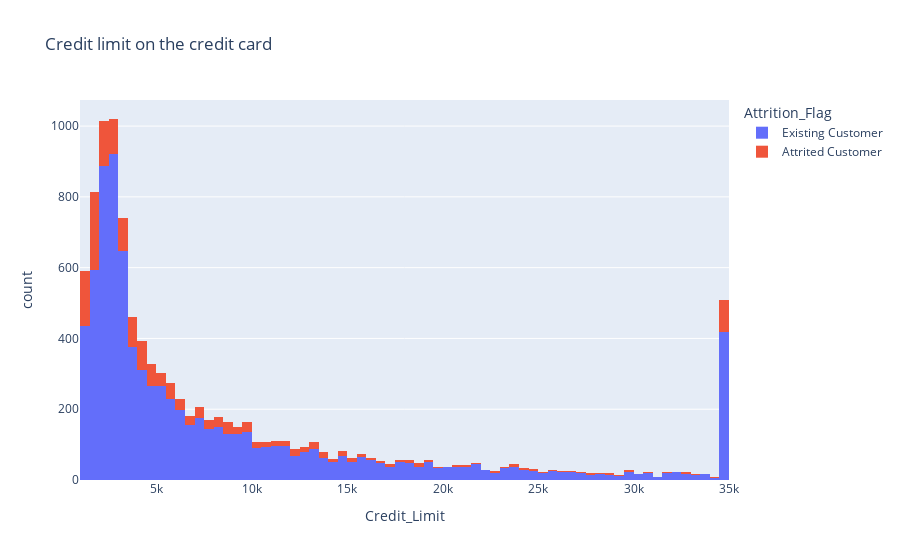

Here is the notebook cell this chart was saved with:
### Markdown cell above
Pelanggan yang berhenti berlangganan cenderung memiliki lebih banyak bulan tidak aktif, tetapi distribusinya lebih terkonsentrasi pada bulan tidak aktif selama 1-4 bulan (meskipun ini mungkin disebabkan oleh ukuran sampel yang kecil)

### Code cell
fig = plx.histogram(data, x="Credit_Limit", color="Attrition_Flag",title='Credit limit on the credit card')
fig.show()

### Figure 1 — Plotly figure (JSON) as saved in the notebook; plotly's stock layout.template omitted (floating-point values rounded to 4 significant figures; data arrays with more than 128 entries replaced by an {"elided": "..."} marker saying what was removed)
{"data": [{"bingroup": "x", "hovertemplate": "Attrition_Flag=Existing Customer<br>Credit_Limit=%{x}<br>count=%{y}<extra></extra>", "legendgroup": "Existing Customer", "marker": {"color": "#636efa", "pattern": {"shape": ""}}, "name": "Existing Customer", "orientation": "v", "showlegend": true, "type": "histogram", "x": {"elided": "8500 float values"}, "xaxis": "x", "yaxis": "y"}, {"bingroup": "x", "hovertemplate": "Attrition_Flag=Attrited Customer<br>Credit_Limit=%{x}<br>count=%{y}<extra></extra>", "legendgroup": "Attrited Customer", "marker": {"color": "#EF553B", "pattern": {"shape": ""}}, "name": "Attrited Customer", "orientation": "v", "showlegend": true, "type": "histogram", "x": {"elided": "1627 float values"}, "xaxis": "x", "yaxis": "y"}], "layout": {"barmode": "relative", "legend": {"title": {"text": "Attrition_Flag"}, "tracegroupgap": 0}, "title": {"text": "Credit limit on the credit card"}, "xaxis": {"anchor": "y", "domain": [0, 1], "title": {"text": "Credit_Limit"}}, "yaxis": {"anchor": "x", "domain": [0, 1], "title": {"text": "count"}}}}
